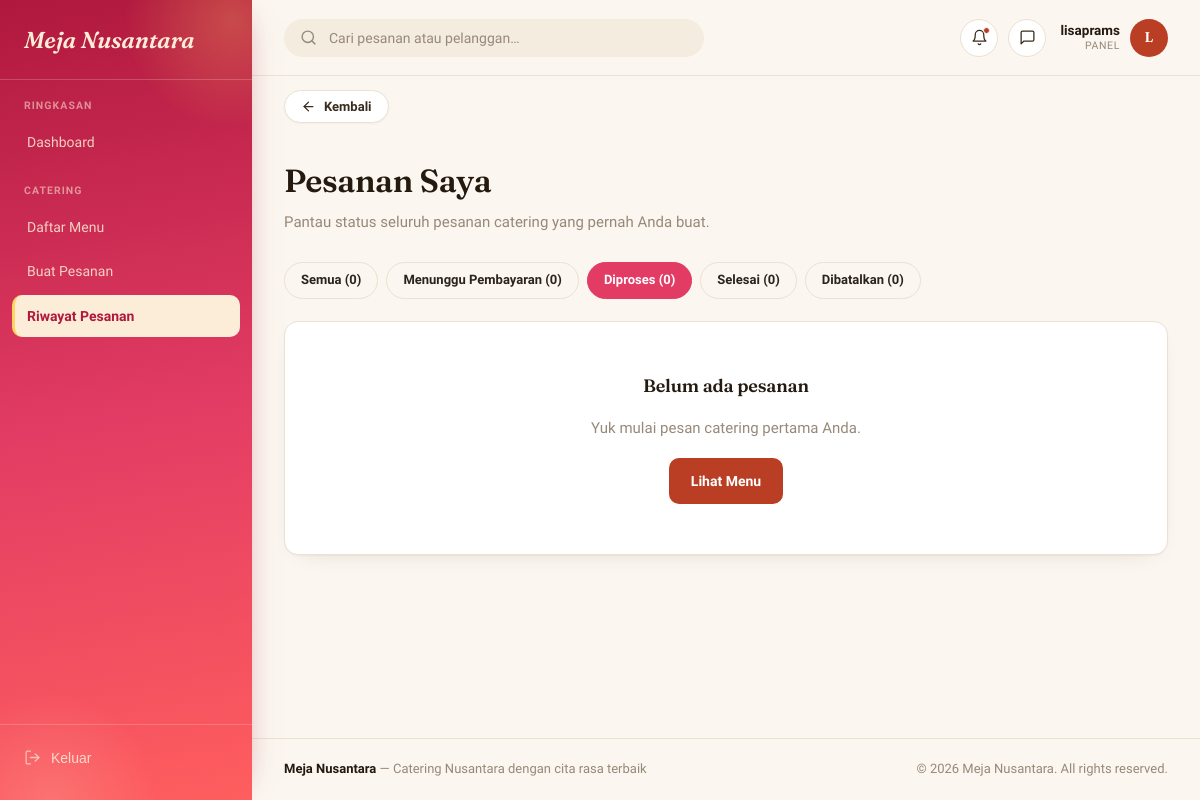
/riwayat/?status=diproses (signed in), run on an earlier commit of the app's database.
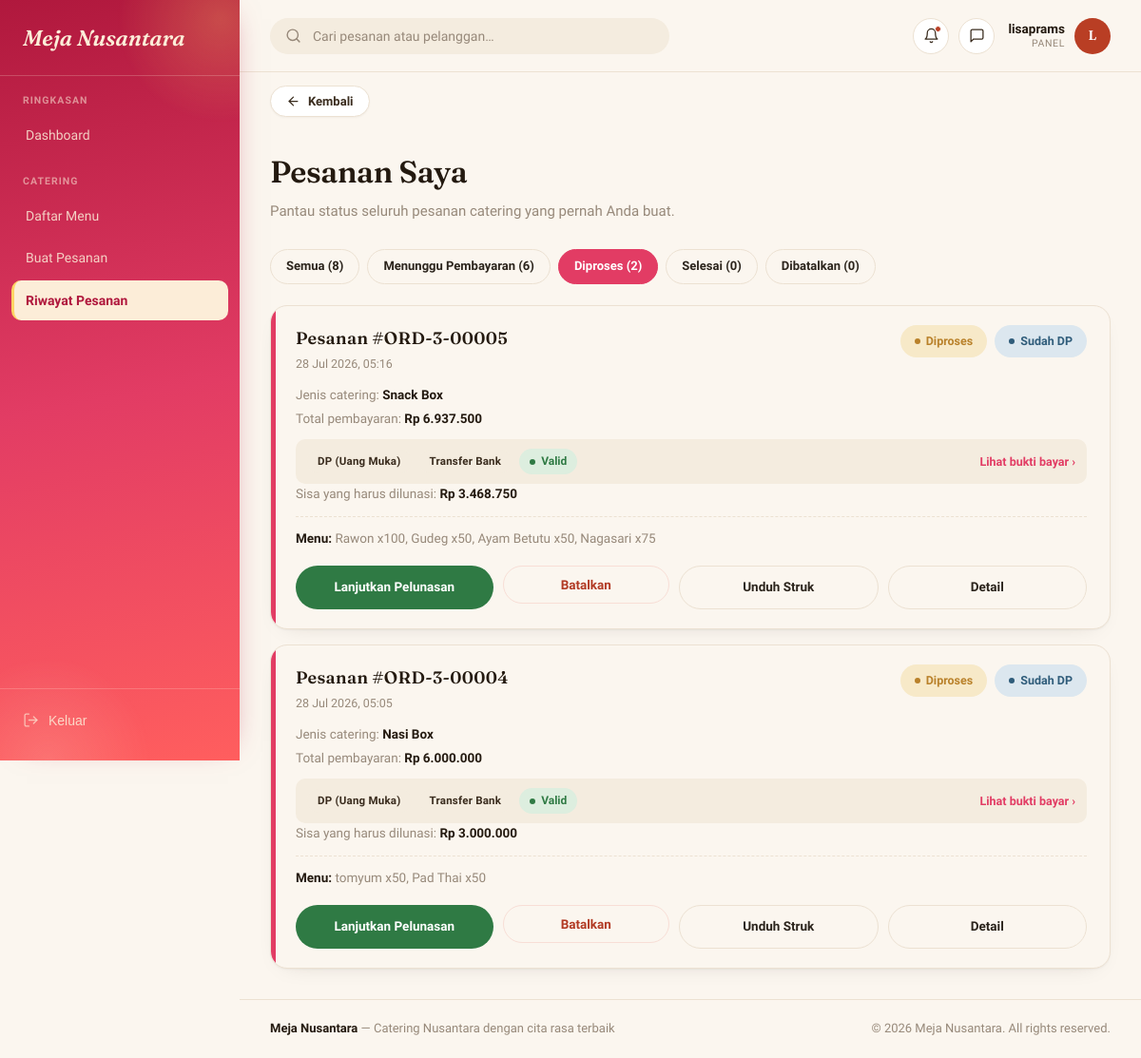
And on a later commit of the database.
### administrator/models.py (models this page shows, shortened)
class Pesanan(models.Model):
    class StatusPesanan(models.TextChoices):
        MENUNGGU_PEMBAYARAN = 'menunggu_pembayaran', 'Menunggu Pembayaran'
        DIPROSES = 'diproses', 'Diproses'
        SELESAI = 'selesai', 'Selesai'
        DIBATALKAN = 'dibatalkan', 'Dibatalkan'
    class StatusPembayaran(models.TextChoices):
            BELUM_BAYAR = 'belum_bayar', 'Belum Bayar'
            DP_MENUNGGU_VERIFIKASI = 'dp_menunggu_verifikasi', 'DP Menunggu Verifikasi'
            DP_TERVERIFIKASI = 'dp_terverifikasi', 'DP Terverifikasi (Menunggu Pelunasan)'
            PELUNASAN_MENUNGGU_VERIFIKASI = 'pelunasan_menunggu_verifikasi', 'Menunggu Verifikasi'
            LUNAS = 'lunas', 'Lunas'
    kode_pesanan = models.CharField(max_length=30, unique=True, editable=False)
    pelanggan = models.ForeignKey(
        User, on_delete=models.CASCADE, related_name='pesanan_list',
        limit_choices_to={'role': 'pelanggan'}
    )
    menu = models.ForeignKey(Menu, on_delete=models.PROTECT, related_name='pesanan_list')
    jenis_catering = models.ForeignKey(JenisCatering, on_delete=models.PROTECT, related_name='pesanan_list')
    nama_pemesan = models.CharField(max_length=150)
    alamat = models.TextField()
    no_telepon = models.CharField(max_length=20)
    waktu_acara = models.DateTimeField()
    jumlah_porsi = models.PositiveIntegerField(validators=[MinValueValidator(1)])
    catatan_tambahan = models.TextField(blank=True)
    total_harga = models.DecimalField(max_digits=14, decimal_places=2)
    status = models.CharField(
        max_length=30, choices=StatusPesanan.choices, default=StatusPesanan.MENUNGGU_PEMBAYARAN
    )
    wajib_dp = models.BooleanField(
        default=False,
        help_text="Snapshot: apakah pesanan ini wajib DP (diambil dari pengaturan saat pesanan dibuat)."
    )
    persen_dp = models.PositiveIntegerField(
        null=True, blank=True,
        help_text="Snapshot persentase DP yang berlaku untuk pesanan ini (jika wajib_dp=True)."
    )
    status_pembayaran = models.CharField(
        max_length=40, choices=StatusPembayaran.choices, default=StatusPembayaran.BELUM_BAYAR
    )
    diproses_oleh = models.ForeignKey(
        User, on_delete=models.SET_NULL, null=True, blank=True,
        related_name='pesanan_diproses', limit_choices_to={'role': 'petugas'}
    )
    created_at = models.DateTimeField(auto_now_add=True)
    updated_at = models.DateTimeField(auto_now=True)
    class StatusPembayaran(models.TextChoices):
        BELUM_BAYAR = 'belum_bayar', 'Belum Bayar'
        DP_MENUNGGU_VERIFIKASI = 'dp_menunggu_verifikasi', 'DP Menunggu Verifikasi'
        DP_TERVERIFIKASI = 'dp_terverifikasi', 'DP Terverifikasi (Menunggu Pelunasan)'
        PELUNASAN_MENUNGGU_VERIFIKASI = 'pelunasan_menunggu_verifikasi', 'Menunggu Verifikasi'
        LUNAS = 'lunas', 'Lunas'
    class Meta:
        verbose_name_plural = "Pesanan"
        ordering = ['-created_at']
    @property
    def total_dibayar(self):
        valid = self.pembayaran_list.filter(status_verifikasi=Pembayaran.StatusVerifikasi.VALID)
        return sum((p.jumlah_bayar for p in valid), start=0) if valid.exists() else 0
    @property
    def sisa_bayar(self):
        sisa = self.total_harga - self.total_dibayar
        return sisa if sisa > 0 else 0
    @property
    def pembayaran_terbaru(self):
        return self.pembayaran_list.order_by('-created_at').first()
    def pembayaran_yang_diperlukan(self):
        if self.status_pembayaran == self.StatusPembayaran.BELUM_BAYAR:
            if self.wajib_dp:
                return {'jenis': Pembayaran.JenisPembayaran.DP, 'label': f'DP {self.persen_dp}%', 'jumlah': self.jumlah_dp}
            return {'jenis': Pembayaran.JenisPembayaran.PENUH, 'label': 'Pembayaran Penuh', 'jumlah': self.total_harga}
        if self.status_pembayaran == self.StatusPembayaran.DP_TERVERIFIKASI:
            return {'jenis': Pembayaran.JenisPembayaran.PELUNASAN, 'label': 'Pelunasan', 'jumlah': self.sisa_bayar}
        return None

class JenisCatering(models.Model):
    nama = models.CharField(max_length=100, unique=True)
    deskripsi = models.TextField(blank=True)
    is_active = models.BooleanField(default=True)
    class Meta:
        verbose_name_plural = "Jenis Catering"

class Pembayaran(models.Model):
    class MetodePembayaran(models.TextChoices):
        TRANSFER_BANK = 'transfer_bank', 'Transfer Bank'
        E_WALLET = 'e_wallet', 'E-Wallet'
        QRIS = 'qris', 'QRIS'
        TUNAI = 'tunai', 'Tunai'
    class JenisPembayaran(models.TextChoices):
        DP = 'dp', 'DP (Uang Muka)'
        PELUNASAN = 'pelunasan', 'Pelunasan'
        PENUH = 'penuh', 'Bayar Penuh'
    class StatusVerifikasi(models.TextChoices):
        MENUNGGU = 'menunggu', 'Menunggu Verifikasi'
        VALID = 'valid', 'Valid'
        TIDAK_VALID = 'tidak_valid', 'Tidak Valid'
    pesanan = models.ForeignKey(Pesanan, on_delete=models.CASCADE, related_name='pembayaran_list')
    jenis = models.CharField(
        max_length=20, choices=JenisPembayaran.choices, default=JenisPembayaran.PENUH
    )
    metode = models.CharField(max_length=20, choices=MetodePembayaran.choices)
    jumlah_bayar = models.DecimalField(max_digits=14, decimal_places=2)
    bukti_bayar = models.ImageField(upload_to='bukti_pembayaran/', blank=True, null=True)
    status_verifikasi = models.CharField(
        max_length=20, choices=StatusVerifikasi.choices, default=StatusVerifikasi.MENUNGGU
    )
    catatan_verifikasi = models.TextField(blank=True)
    diverifikasi_oleh = models.ForeignKey(
        User, on_delete=models.SET_NULL, null=True, blank=True,
        related_name='pembayaran_diverifikasi', limit_choices_to={'role': 'petugas'}
    )
    tanggal_verifikasi = models.DateTimeField(null=True, blank=True)
    created_at = models.DateTimeField(auto_now_add=True)
    class Meta:
        verbose_name_plural = "Pembayaran"
        ordering = ['created_at']

class ItemPesanan(models.Model):
    pesanan = models.ForeignKey(Pesanan, on_delete=models.CASCADE, related_name='item_list')
    menu = models.ForeignKey(Menu, on_delete=models.PROTECT, related_name='item_pesanan_list')
    jumlah_porsi = models.PositiveIntegerField(validators=[MinValueValidator(1)])
    subtotal = models.DecimalField(max_digits=14, decimal_places=2)
    class Meta:
        verbose_name_plural = "Item Pesanan"

class Menu(models.Model):
    class StatusStok(models.TextChoices):
        TERSEDIA = 'tersedia', 'Tersedia'
        KOSONG = 'kosong', 'Kosong'
    kategori = models.ForeignKey(KategoriMenu, on_delete=models.PROTECT, related_name='menu_list')
    jenis_catering = models.ForeignKey(
        JenisCatering, on_delete=models.SET_NULL, related_name='menu_list',
        null=True, blank=True,
    )
    nama_paket = models.CharField(max_length=150)
    deskripsi = models.TextField(blank=True)
    harga_per_porsi = models.DecimalField(max_digits=12, decimal_places=2, validators=[MinValueValidator(0)])
    foto = models.ImageField(upload_to='menu/', blank=True, null=True)
    status_stok = models.CharField(max_length=20, choices=StatusStok.choices, default=StatusStok.TERSEDIA)
    dibuat_oleh = models.ForeignKey(
        User, on_delete=models.SET_NULL, null=True, blank=True,
        related_name='menu_dibuat', limit_choices_to={'role': 'administrator'}
    )
    created_at = models.DateTimeField(auto_now_add=True)
    updated_at = models.DateTimeField(auto_now=True)
    class Meta:
        verbose_name_plural = "Menu"

### pelanggan/views.py (the view)
# urls.py: path('riwayat/', views.riwayat_pesanan, name='riwayat_pesanan'),
@role_required('pelanggan')
def riwayat_pesanan(request):
    pesanan_qs = Pesanan.objects.filter(pelanggan=request.user).select_related(
        'menu', 'jenis_catering'
    ).prefetch_related('item_list__menu', 'pembayaran_list').order_by('-created_at')
    status = request.GET.get('status')
    if status:
        pesanan_qs = pesanan_qs.filter(status=status)
    paginator = Paginator(pesanan_qs, 10)
    page_obj = paginator.get_page(request.GET.get('page'))
    semua_pesanan = Pesanan.objects.filter(pelanggan=request.user)
    status_tabs = [
        (value, label, semua_pesanan.filter(status=value).count())
        for value, label in Pesanan.StatusPesanan.choices
    ]
    return render(request, 'pelanggan/riwayat_pesanan.html', {
        'page_obj': page_obj,
        'status_choices': Pesanan.StatusPesanan.choices,
        'status': status or '',
        'status_tabs': status_tabs,
        'total_pesanan_count': semua_pesanan.count(),
        'bank_name': BANK_NAME,
        'ewallet_provider': EWALLET_PROVIDER,
        'ewallet_number': EWALLET_NUMBER,
        'qris_merchant_name': QRIS_MERCHANT_NAME,
    })

### administrator/templatetags/rupiah.py (called while the page is built)
@register.filter
def rupiah(value):
    try:
        return "Rp {:,.0f}".format(value).replace(",", ".")
    except (ValueError, TypeError):
        return value

### templates/pelanggan/riwayat_pesanan.html (shortened to what the changed rows need)
{% extends 'base.html' %}
{% load rupiah %}
{% block content %}
<div class="page-head">
  <div>
    <h1>Pesanan Saya</h1>
  </div>
</div>
<div class="filter-pills">
  <a href="{% url 'pelanggan:riwayat_pesanan' %}" class="filter-pill {% if not status %}active{% endif %}">
    Semua ({{ total_pesanan_count }})
  </a>
  {% for value, label, count in status_tabs %}
  <a href="?status={{ value }}" class="filter-pill {% if status == value %}active{% endif %}">
    {{ label }} ({{ count }})
  </a>
  {% endfor %}
</div>
{% if page_obj %}
<div class="order-list">
  {% for p in page_obj %}
  <div class="order-card st-{% if p.status == 'menunggu_pembayaran' %}menunggu{% elif p.status == 'diproses' %}diproses{% elif p.status == 'selesai' %}selesai{% else %}batal{% endif %}">
    <div class="order-card-head">
      <div>
        <div class="order-card-code mono">Pesanan #{{ p.kode_pesanan }}</div>
        <div class="order-card-date">{{ p.created_at|date:"d M Y, H:i" }}</div>
      </div>
      <div class="order-card-status" style="display:flex; gap:8px; flex-wrap:wrap; justify-content:flex-end;">
        {% if p.status == 'menunggu_pembayaran' %}
          <span class="badge menunggu">Menunggu Pembayaran</span>
        {% elif p.status == 'diproses' %}
          <span class="badge diproses">Diproses</span>
        {% elif p.status == 'selesai' %}
          <span class="badge selesai">Selesai</span>
        {% else %}
          <span class="badge batal">Dibatalkan</span>
        {% endif %}
        {% if p.status != 'dibatalkan' %}
          {% if p.status_pembayaran == 'dp_terverifikasi' %}
            <span class="badge bayar-dp">Sudah DP</span>
          {% elif p.status_pembayaran == 'lunas' %}
            <span class="badge bayar-lunas">Lunas</span>
          {% elif p.status_pembayaran == 'dp_menunggu_verifikasi' or p.status_pembayaran == 'pelunasan_menunggu_verifikasi' %}
            <span class="badge bayar-proses">Menunggu Verifikasi</span>
          {% endif %}
        {% endif %}
      </div>
    </div>
    <div class="order-card-meta">Jenis catering: <strong>{{ p.jenis_catering.nama }}</strong></div>
    <div class="order-card-meta">Total pembayaran: <strong>{{ p.total_harga|rupiah }}</strong></div>
    {% if p.pembayaran_terbaru %}
    <div class="payment-info-mini">
      <div class="payment-info-mini-method">
        <span class="pill-tag">{{ p.pembayaran_terbaru.get_jenis_display }}</span>
        <span class="pill-tag">{{ p.pembayaran_terbaru.get_metode_display }}</span>
        <span class="badge {% if p.pembayaran_terbaru.status_verifikasi == 'valid' %}selesai{% elif p.pembayaran_terbaru.status_verifikasi == 'tidak_valid' %}batal{% else %}menunggu{% endif %}">
          {{ p.pembayaran_terbaru.get_status_verifikasi_display }}
        </span>
      </div>
      {% if p.pembayaran_terbaru.metode != 'tunai' and p.pembayaran_terbaru.bukti_bayar %}
        <a href="{{ p.pembayaran_terbaru.bukti_bayar.url }}" target="_blank" rel="noopener" class="payment-info-mini-link">Lihat bukti bayar ›</a>
      {% endif %}
    </div>
    {% elif p.status == 'menunggu_pembayaran' %}
    <div class="payment-info-mini">
      <div class="payment-info-mini-method">
        <span class="pill-tag">Belum dibayar</span>
      </div>
    </div>
    {% endif %}
    {% if p.wajib_dp and p.status != 'dibatalkan' %}
    <div class="order-card-meta">Sisa yang harus dilunasi: <strong>{{ p.sisa_bayar|rupiah }}</strong></div>
    {% endif %}
    <div class="order-card-products">
      <strong>Menu:</strong>
      {% if p.item_list.all %}
        {% for item in p.item_list.all %}{{ item.menu.nama_paket }} x{{ item.jumlah_porsi }}{% if not forloop.last %}, {% endif %}{% endfor %}
      {% else %}
        {{ p.menu.nama_paket }} x{{ p.jumlah_porsi }}
      {% endif %}
    </div>
    <div class="order-card-actions">
      {% with kebutuhan=p.pembayaran_yang_diperlukan %}
      {% if kebutuhan %}
        <a href="{% url 'pelanggan:upload_pembayaran' p.id %}" class="btn btn-success">
          {% if kebutuhan.jenis == 'pelunasan' %}Lanjutkan Pelunasan{% else %}Bayar Sekarang{% endif %}
        </a>
      {% endif %}
      {% endwith %}
      {% if p.status == 'menunggu_pembayaran' or p.status == 'diproses' %}
        <form method="post" action="{% url 'pelanggan:batalkan_pesanan' p.id %}" onsubmit="return confirm('Batalkan pesanan {{ p.kode_pesanan }}?');">
          <button type="submit" class="btn btn-danger-outline">Batalkan</button>
        </form>
      {% elif p.status == 'selesai' %}
        <a href="{% url 'pelanggan:menu_list' %}" class="btn btn-gold">Pesan Lagi</a>
      {% endif %}
      <a href="{% url 'pelanggan:unduh_struk' p.id %}" class="btn btn-ghost">Unduh Struk</a>
      <a href="{% url 'pelanggan:detail_pesanan' p.id %}" class="btn btn-ghost">Detail</a>
    </div>
  </div>
  {% endfor %}
</div>
{% else %}
<div class="panel" style="text-align:center; padding: 50px 20px;">
  <h3 style="margin-bottom: 6px;">Belum ada pesanan</h3>
  <p style="color: var(--text-muted); margin-bottom: 18px;">Yuk mulai pesan catering pertama Anda.</p>
  <a href="{% url 'pelanggan:menu_list' %}" class="btn btn-primary">Lihat Menu</a>
</div>
{% endif %}
{% endblock %}

What changed in the data, as far as the page shows it:
added Pesanan: kode_pesanan "ORD-3-00005", created_at "28 Jul 2026, 05:16", status "Diproses", jenis_catering.nama "Snack Box", total_harga|rupiah "Rp 6.937.500", pembayaran_terbaru.jenis "DP (Uang Muka)", pembayaran_terbaru.metode "Transfer Bank", pembayaran_terbaru.status_verifikasi "Valid", sisa_bayar|rupiah "Rp 3.468.750"
added ItemPesanan: menu.nama_paket "Rawon", jumlah_porsi "100", shown under "ORD-3-00005"
added ItemPesanan: menu.nama_paket "Gudeg", jumlah_porsi "50", shown under "ORD-3-00005"
added ItemPesanan: menu.nama_paket "Ayam Betutu", jumlah_porsi "50", shown under "ORD-3-00005"
added ItemPesanan: menu.nama_paket "Nagasari", jumlah_porsi "75", shown under "ORD-3-00005"
added Pesanan: kode_pesanan "ORD-3-00004", created_at "28 Jul 2026, 05:05", status "Diproses", jenis_catering.nama "Nasi Box", total_harga|rupiah "Rp 6.000.000", pembayaran_terbaru.jenis "DP (Uang Muka)", pembayaran_terbaru.metode "Transfer Bank", pembayaran_terbaru.status_verifikasi "Valid", sisa_bayar|rupiah "Rp 3.000.000"
added ItemPesanan: menu.nama_paket "tomyum", jumlah_porsi "50", shown under "ORD-3-00004"
added ItemPesanan: menu.nama_paket "Pad Thai", jumlah_porsi "50", shown under "ORD-3-00004"
Also different on the page:
{{ total_pesanan_count }}: "0" → "8"
new list line: "Menunggu Pembayaran ( 6 )"
new list line: "Diproses ( 2 )"
list line gone: "Menunggu Pembayaran ( 0 )"
list line gone: "Diproses ( 0 )"
text no longer shown: "Belum ada pesanan Yuk mulai pesan catering pertama Anda. Lihat Menu"
